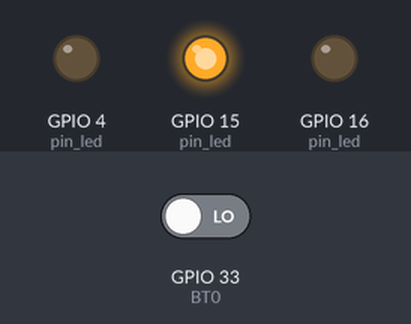
Bench run of a sketch on a simulated ESP32. Parts: output pins drawn as LEDs (lit = HIGH). Inputs (shaded band) come from the test bench; at power-on: GPIO 33 (BT0) LOW. What the sketch prints to the serial monitor is not drawn.

Above: at 0.1 s.
At 1.1 s:
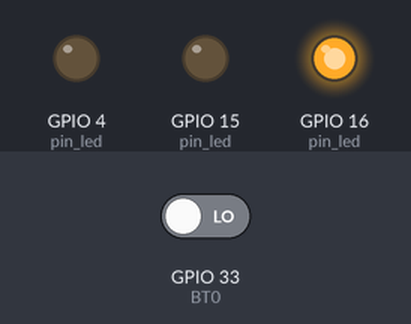
At 2.7 s:
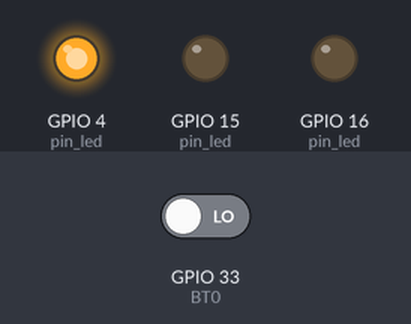
Timing chart, 0 to 3.0 s (numbered marks = the images above):
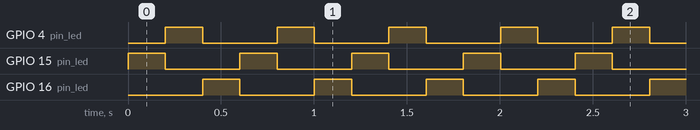

Measured:
- by itself, GPIO 4 (pin_led), GPIO 15 (pin_led), GPIO 16 (pin_led): alternates HIGH for 0.20 s and LOW for 0.40 s
- by itself, everything shown: repeats every 0.60 s, in 3 steps

The sketch:

Modul01_Praktikum4.ino
```cpp
#define BAUD 500000

// Pin Standar kit ESCOPE 2020 ESP32
// Pin Standar kit ESCOPE 2022 ESP32
#define AO0 26
#define AO1 25

#define DO0 12
#define DO1 14
#define DO2 27
#define DO3 13

#define AI0 36
#define AI1 39

#define DI0 34
#define DI1 35
#define DI2 32
#define DI3 17

#define LED0 16
#define LED1 4
#define LED2 15

#define BT0 33

// menggunakan array untuk permudah I/O
#define N_LED 3
int pin_led[N_LED] = {LED0, LED1, LED2}; // pin
bool d_led[N_LED]={1,0,0}; // status LED
bool bt0; // data penekanan tombol

// putar bit ke kiri
void rotateLeft() {
  bool temp=d_led[0];
  for(int i=1; i<N_LED; i++) {
    d_led[i-1] = d_led[i];
  }
  d_led[N_LED-1] = temp;
}

// putar bit ke kanan
void rotateRight() {
  bool temp=d_led[N_LED-1];
  for(int i=N_LED-1; i>0; i--) {
    d_led[i] = d_led[i-1];
  }
  d_led[0] = temp;
}

// Fungsi untuk plot data ke serial plotter
void plotData() {
  // setiap data diplot 5 titik
  for(int i=0; i<5; i++) {
    Serial.printf("%d %d %d %d\n",
    bt0,
    d_led[0] + 2,
    d_led[1] + 4,
    d_led[2] + 6);
  }
}
// Mempersiapkan I/O
void setup() {
  Serial.begin(BAUD);
  Serial.println("\nRunning LED");

  // Siapkan mode I/O
  // pakai array lebih ringkas
  for (int i=0; i<N_LED; i++) {
    pinMode(pin_led[i], OUTPUT);
  }

  pinMode(BT0, INPUT);
  // Header Plot
  Serial.println("d0 d1 d2 bt0");
}

// loop dengan algoritma multi-loop
void loop() {
  bt0=digitalRead(BT0);

  // prosess data sesuai event input
  if (bt0) {
    rotateRight();
  }
  else {
    rotateLeft();
  }

  // tulis semua output
  for(int i=0; i<N_LED; i++) {
    digitalWrite(pin_led[i], d_led[i]);
  }

  plotData();
  delay(200);
}
```
